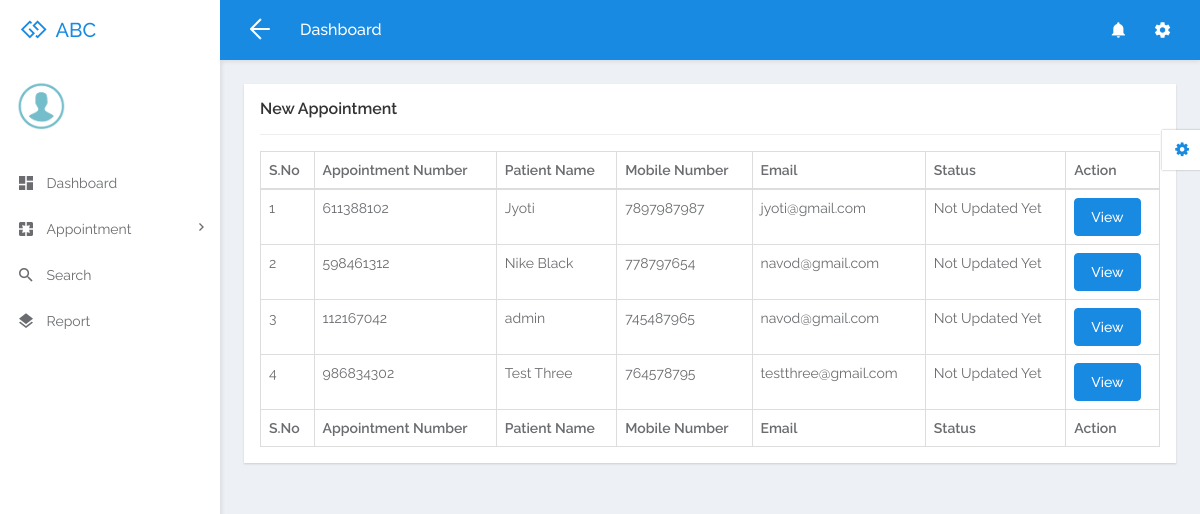
/admin/new-appointmenttesting.php (signed in), run on the app's committed database.
### tables this page shows
CREATE TABLE `tblappointment` (
  `ID` int(10) NOT NULL,
  `AppointmentNumber` int(10) DEFAULT NULL,
  `Name` varchar(250) DEFAULT NULL,
  `MobileNumber` bigint(20) DEFAULT NULL,
  `Email` varchar(250) DEFAULT NULL,
  `AppointmentDate` date DEFAULT NULL,
  `AppointmentTime` time DEFAULT NULL,
  `Specialization` varchar(250) DEFAULT NULL,
  `Doctor` int(10) DEFAULT NULL,
  `Message` mediumtext DEFAULT NULL,
  `ApplyDate` timestamp NULL DEFAULT current_timestamp(),
  `Remark` varchar(250) DEFAULT NULL,
  `Status` varchar(250) DEFAULT NULL,
  `UpdationDate` timestamp NULL DEFAULT NULL ON UPDATE current_timestamp()
);

### admin/new-appointmenttesting.php (the view, shortened to what this page needs)
<?php
include('includes/dbconnection.php');
class AppointmentPage {
    private $db;
    public function __construct($db) {
        $this->db = $db;
    }
    public function displayAppointments() {
        $sql = "SELECT * FROM tblappointment WHERE Status IS NULL";
        $query = $this->db->prepare($sql);
        $query->execute();
        $results = $query->fetchAll(PDO::FETCH_OBJ);
        $cnt = 1;
        foreach ($results as $row) {
            echo "<tr>";
            echo "<td>" . htmlentities($cnt) . "</td>";
            echo "<td>" . htmlentities($row->AppointmentNumber) . "</td>";
            echo "<td>" . htmlentities($row->Name) . "</td>";
            echo "<td>" . htmlentities($row->MobileNumber) . "</td>";
            echo "<td>" . htmlentities($row->Email) . "</td>";
            echo "<td>";
            if ($row->Status == "") {
                echo "Not Updated Yet";
            } else {
                echo htmlentities($row->Status);
            }
            echo "</td>";
            echo "<td><a href='view-appointment-detail.php?editid=" . htmlentities($row->ID) . "&aptid=" . htmlentities($row->AppointmentNumber) . "' class='btn btn-primary'>View</a></td>";
            echo "</tr>";
            $cnt++;
        }
    }
}
if (strlen($_SESSION['damsid']) == 0) {
    $appointmentPage = new AppointmentPage(null);
    $appointmentPage->redirectToLogout();
} else {
    $appointmentPage = new AppointmentPage($dbh);
?>
<!DOCTYPE html>
<html lang="en">
<head>
    <link rel="stylesheet" href="libs/bower/font-awesome/css/font-awesome.min.css">
    <link rel="stylesheet" href="libs/bower/material-design-iconic-font/dist/css/material-design-iconic-font.css">
    <link rel="stylesheet" href="libs/bower/animate.css/animate.min.css">
    <link rel="stylesheet" href="libs/bower/fullcalendar/dist/fullcalendar.min.css">
    <link rel="stylesheet" href="libs/bower/perfect-scrollbar/css/perfect-scrollbar.css">
    <link rel="stylesheet" href="assets/css/bootstrap.css">
    <link rel="stylesheet" href="assets/css/core.css">
    <link rel="stylesheet" href="assets/css/app.css">
</head>
<body class="menubar-left menubar-unfold menubar-light theme-primary">
<?php include_once('includes/header.php');?>
<?php include_once('includes/sidebar.php');?>
<main id="app-main" class="app-main">
    <div class="wrap">
        <section class="app-content">
            <div class="row">
                <div class="col-md-12">
                    <div class="widget">
                        <header class="widget-header">
                            <h4 class="widget-title">New Appointment</h4>
                        </header>
                        <hr class="widget-separator">
                        <div class="widget-body">
                            <div class="table-responsive">
                                <table class="table table-bordered table-hover js-basic-example dataTable table-custom">
                                    <thead>
                                        <tr>
                                            <th>S.No</th>
                                            <th>Appointment Number</th>
                                            <th>Patient Name</th>
                                            <th>Mobile Number</th>
                                            <th>Email</th>
                                            <th>Status</th>
                                            <th>Action</th>
                                        </tr>
                                    </thead>
                                    <tbody>
                                        <?php $appointmentPage->displayAppointments(); ?>
                                    </tbody>
                                    <tfoot>
                                        <tr>
                                            <th>S.No</th>
                                            <th>Appointment Number</th>
                                            <th>Patient Name</th>
                                            <th>Mobile Number</th>
                                            <th>Email</th>
                                            <th>Status</th>
                                            <th>Action</th>
                                        </tr>
                                    </tfoot>
                                </table>
                            </div>
                        </div>
                    </div>
                </div>
            </div>
        </section>
    </div>
</main>
<?php include_once('includes/customizer.php');?>
</body>
</html>
<?php } ?>

### data on the page
tblappointment: AppointmentNumber "611388102", Name "Jyoti", MobileNumber "7897987987", Email "jyoti@gmail.com", shows "Not Updated Yet"
tblappointment: AppointmentNumber "598461312", Name "Nike Black", MobileNumber "778797654", Email "navod@gmail.com", shows "Not Updated Yet"
tblappointment: AppointmentNumber "112167042", Name "admin", MobileNumber "745487965", Email "navod@gmail.com", shows "Not Updated Yet"
tblappointment: AppointmentNumber "986834302", Name "Test Three", MobileNumber "764578795", Email "testthree@gmail.com", shows "Not Updated Yet"
